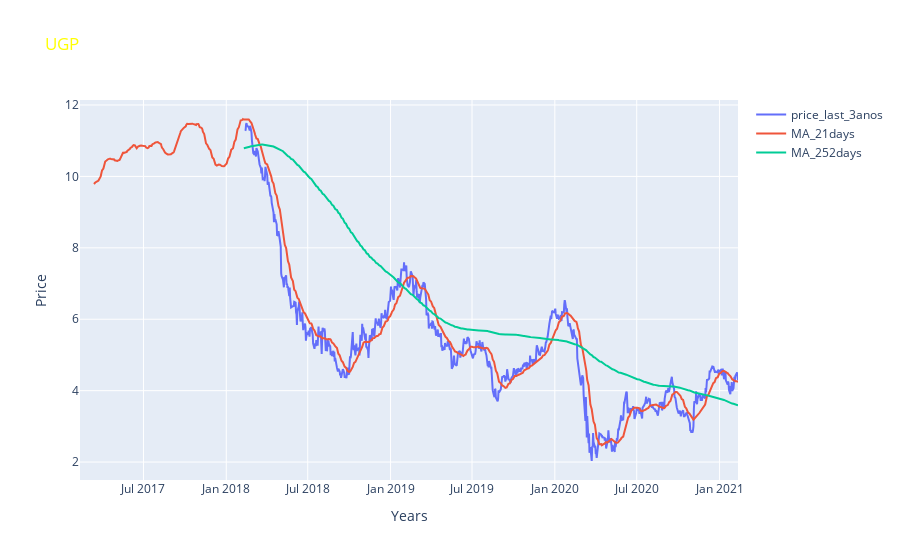

The cell this chart's notebook holds for it:
### Code cell
# Again embedding a figure with both data and now layout

clear_figure = go.Figure(data=full_data,
                        layout=layout)
clear_figure.show()

### Figure 1 — Plotly figure (JSON) as saved in the notebook; plotly's stock layout.template omitted (floating-point values rounded to 4 significant figures; data arrays with more than 128 entries replaced by an {"elided": "..."} marker saying what was removed)
{"data": [{"name": "price_last_3anos", "type": "scatter", "x": {"elided": "756 str values"}, "y": {"elided": "756 float values"}}, {"name": "MA_21days", "type": "scatter", "x": {"elided": "1008 str values"}, "y": {"elided": "1008 float values"}}, {"name": "MA_252days", "type": "scatter", "x": {"elided": "1008 str values"}, "y": {"elided": "1008 float values"}}], "layout": {"title": {"font": {"color": "yellow"}, "text": "UGP"}, "xaxis": {"title": {"text": "Years"}}, "yaxis": {"title": {"text": "Price"}}}}
